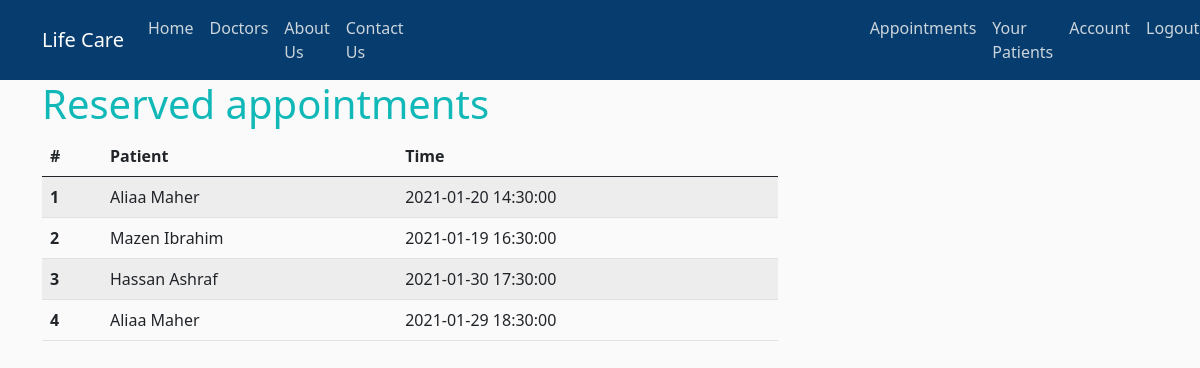
/appointments (signed in), run on the app's committed database.
### his/models.py (models this page shows, shortened)
class Appointment(db.Model):
    id =db.Column(db.Integer, primary_key=True)
    datetime = db.Column(db.DateTime, nullable=False)
    doctor_id = db.Column(db.Integer, db.ForeignKey('user.id'), nullable=False)
    patient_id = db.Column(db.Integer, db.ForeignKey('user.id'), nullable=False)

class User(db.Model, UserMixin):
    id = db.Column(db.Integer, primary_key=True)
    username = db.Column(db.String(20), unique=True, nullable=False)
    national_id = db.Column(db.Integer, unique=True, nullable=False)
    email = db.Column(db.String(120), unique=True, nullable=False)
    image_file = db.Column(db.String(20), nullable=False, default='default.jpg')
    password = db.Column(db.String(60), nullable=False)
    mobile_number = db.Column(db.String, nullable=False)
    gender = db.Column(db.String(6), nullable=False)
    age = db.Column(db.Integer, nullable=False)
    role = db.Column(db.String(10), nullable=False, default='patient')
    doctor_id = db.Column(db.Integer, db.ForeignKey('user.id'), nullable=True)
    patients = db.relationship('User')
    medical_history = db.Column(db.Text, nullable=True)
    salary = db.Column(db.Text, nullable=True)
    scans = db.relationship('CTScan', backref='patient', lazy=True)

### his/routes.py (the view)
@app.route("/appointments")
@login_required
def appointments():
    appointments = []
    if current_user.role == 'doctor':
        appointments = Appointment.query.filter_by(
            doctor_id=current_user.id).all()
    elif current_user.role == 'patient':
        appointments = Appointment.query.filter_by(
            patient_id=current_user.id).all()
    elif current_user.role == 'admin':
        appointments = Appointment.query.all()
    doctors = [User.query.get(app.doctor_id) for app in appointments]
    patients = [User.query.get(app.patient_id) for app in appointments]
    results = [(app,doctor,patient) for (app,doctor,patient) in zip(appointments,doctors,patients)]
    return render_template("appointments.html", results=results)

### his/models.py (called while the page is built)
@login_manager.user_loader
def load_user(user_id):
    return User.query.get(int(user_id))

### his/templates/appointments.html (shortened to what this page needs)
{% extends "layout.html" %}
{% block content %}
    <h1>Reserved appointments</h1>
    <table class="table table-striped">
      <thead>
        <tr>
          <th scope="col">#</th>
          {% if current_user.role != 'patient' %}
          <th scope="col">Patient</th>
          {% endif %}
          <th scope="col">Time</th>
        </tr>
      </thead>
      <tbody>
          {% for result in results %}
        <tr>
          <th scope="row">{{ loop.index }}</th>
          {% if current_user.role != 'patient' %}
          <td>{{ result[2].username }}</td>
          {% endif %}
          <td>{{ result[0].datetime }}</td>
        </tr>
        {% endfor %}
    </tbody>
    </table>
{% endblock content %}

### his/static/main.css (style rules this page uses)
body { background: #fafafa; color: #333333; margin-top: 5rem; }
h1, h2, h3, h4, h5, h6 { color: #10b8b8; }

### data on the page
Appointment: username "Aliaa Maher", datetime "2021-01-20 14:30:00"
Appointment: username "Mazen Ibrahim", datetime "2021-01-19 16:30:00"
Appointment: username "Hassan Ashraf", datetime "2021-01-30 17:30:00"
Appointment: username "Aliaa Maher", datetime "2021-01-29 18:30:00"
